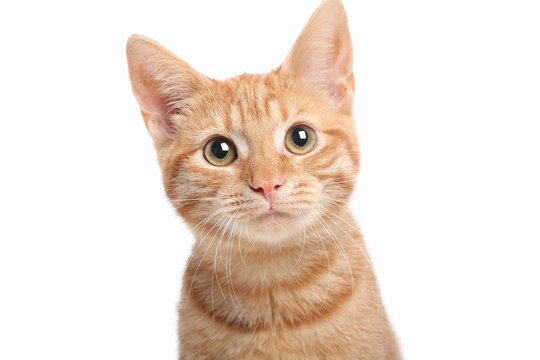
#> input picture cat.jpg, 540 x 360 px
$ python Transformations.py
#> lines starting #> are read from the running program, lines starting #| are printed output that depends on the picture
import cv2 as cv
import numpy as np
img = cv.imread('cat.jpg')
#> img is the input picture: shape (360, 540, 3); mean B, G, R 215.5, 224, 237.3
cv.imshow('cat',img)

def translate(img,x,y):
#> called with x = 100, y = 100
    tansmat = np.float32([[1,0,x],[0,1,y]])
    dim = (img.shape[1],img.shape[0])
#> dim = (540, 360)
    return cv.warpAffine(img,tansmat,dim)
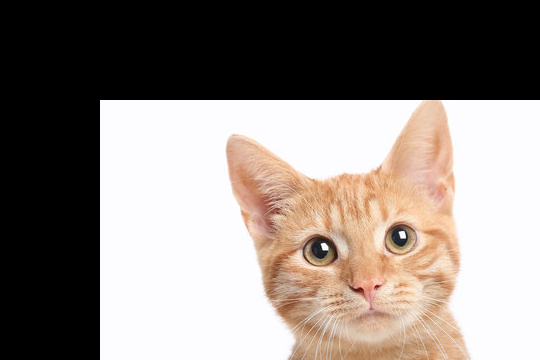
#> returned value: shape (360, 540, 3); mean of channels 0, 1, 2 125.9, 131.6, 140.4; drawn as B, G, R


#1 Translating a image
# -x --> left
# -y --> up
# x --> right
# y --> down


translated = translate(img,100,100)
cv.imshow('translated',translated)

#2 Rotation
def rotate (img,angle, rotPoint=None):
#> called with angle = 45
    (height,width)= img.shape[:2]
#> height = 360; width = 540

    if rotPoint is None:
        rotPoint = (width//2,height//2)
#> rotPoint = (270, 180)

    rotMat = cv.getRotationMatrix2D(rotPoint,angle,1.0)
    dimensions = (width,height)
#> dimensions = (540, 360)

    return cv.warpAffine(img,rotMat,dimensions)
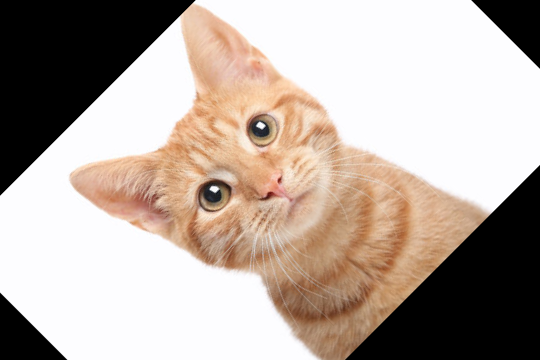
#> returned value: shape (360, 540, 3); mean of channels 0, 1, 2 159.4, 168.3, 181.6; drawn as B, G, R

rotated = rotate(img,45)
cv.imshow('Rotated',rotated)

#3 flipping

flip = cv.flip(img,1)
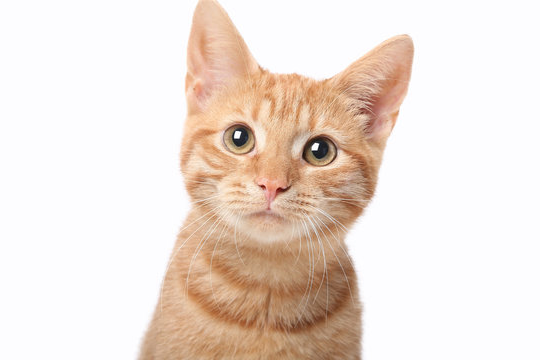
#> flip: shape (360, 540, 3); mean B, G, R 215.5, 224, 237.3
cv.imshow('Flip',flip)

#cropped

cropped = img[200:400,300:400]
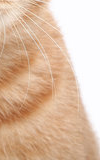
#> cropped: shape (160, 100, 3); mean B, G, R 164.9, 189.5, 220.4
cv.imshow('cropped',cropped)

cv.waitKey(0)
